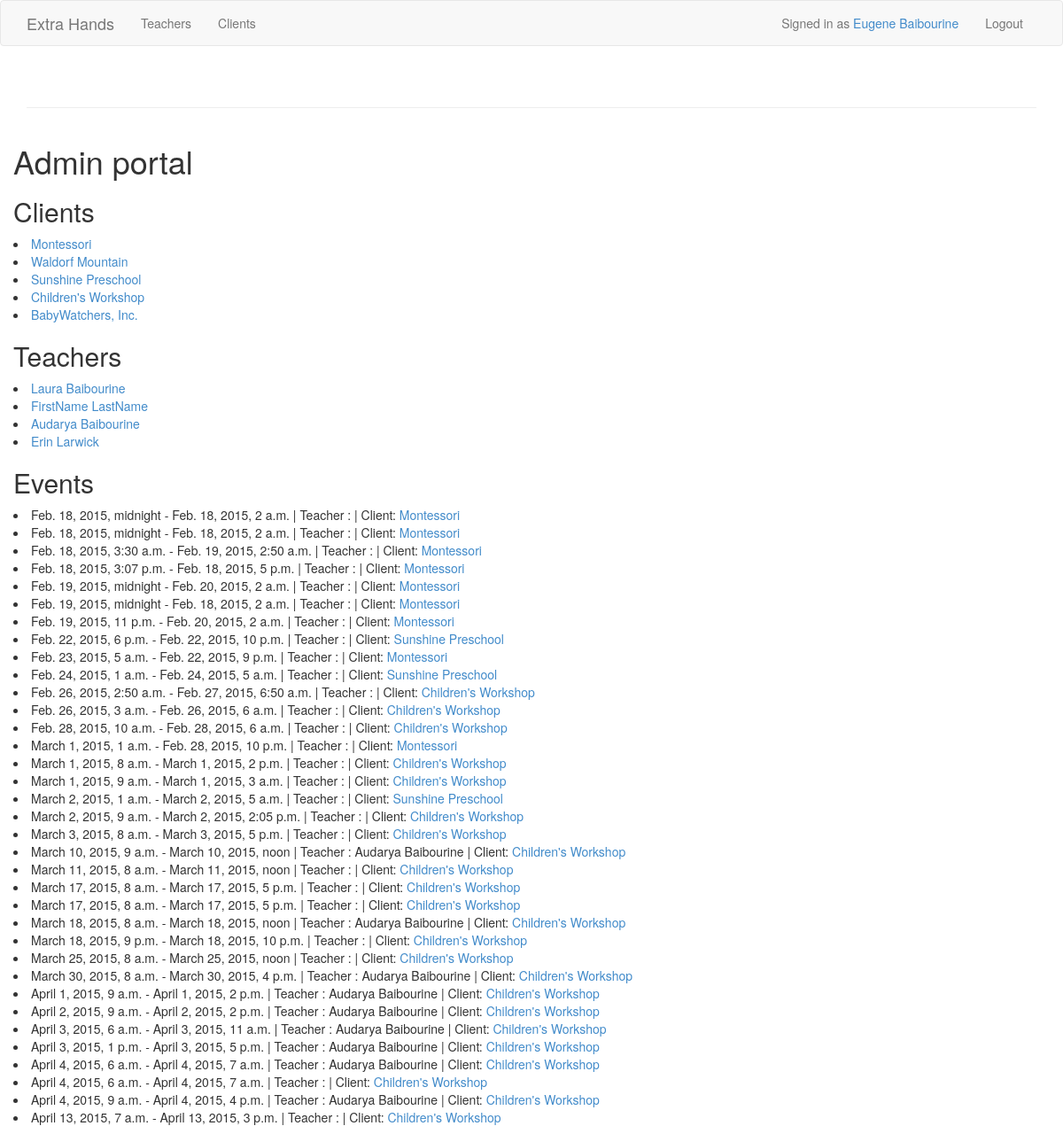
/myaccount/ (signed in), run on the app's committed database.
### extra_hands_app/models.py (models this page shows, shortened)
class Client(models.Model):
    user = models.OneToOneField(User)
    organization = models.CharField(max_length=128)
    street = models.CharField(max_length=30)
    city = models.CharField(max_length=30)
    state = models.CharField(max_length=2)
    phone_number = models.CharField(max_length=15)
    description = models.CharField(max_length=600)
    client_slug = models.SlugField(unique=True)
    campus = models.IntegerField(default=1)

class Teacher(models.Model):
    user = models.OneToOneField(User)
    street = models.CharField(max_length=30)
    city = models.CharField(max_length=30)
    state = models.CharField(max_length=2)
    phone_number = models.CharField(max_length=15)
    ect_qualified = models.BooleanField(default=False)
    cpr_first_aid = models.BooleanField(default=False)
    universal_precautions = models.BooleanField(default=False)
    qualifications = models.CharField(max_length =300)
    degree = models.CharField(max_length=30)
    major = models.CharField(max_length=100)
    is_available = models.BooleanField(default=False)
    on_call = models.BooleanField(default=False)
    slug = models.SlugField(unique=True)
    clicks = models.IntegerField(default=0)
    regular_rate = models.DecimalField(max_digits=6, decimal_places=2, default = 11.00)
    extra_rate = models.DecimalField(max_digits=6, decimal_places=2, default = 13.00)
    time_between_events = models.DecimalField(max_digits = 6, decimal_places = 2, default = 1)

class Event(models.Model):
    start_time = models.DateTimeField()
    end_time = models.DateTimeField()
    teacher = models.ForeignKey(Teacher, blank=True, null=True, default=None)
    client = models.ForeignKey(Client)
    is_open = models.BooleanField(default=False)
    in_progress = models.BooleanField(default=False)
    comments = models.CharField(max_length=500, blank=True, default ='')
    is_on_call = models.BooleanField(default=False)
    event_class = models.CharField(max_length=100, default='event-info')

### extra_hands_app/views.py (the view, shortened to what this page needs)
# urls.py: url(r'myaccount/$', views.my_account, name='myaccount'),
@login_required()
def my_account(request):
    user = request.user
    context_dict={'user':user}
    is_teacher = False
    is_client = False
    is_superuser = False
    if user.is_superuser:
        is_superuser = True
        context_dict['teachers'] = Teacher.objects.all()
        context_dict['clients'] = Client.objects.all()
        context_dict['events'] = Event.objects.all().order_by('start_time')
    context_dict['is_teacher'] = is_teacher
    context_dict['is_superuser'] = is_superuser
    context_dict['is_client'] = is_client
    context_dict['message'] = "You have successfully logged in."
    return render(request, "myaccount.html", context_dict)

### templates/myaccount.html (shortened to what this page needs)
{% extends 'base.html' %}
{% block content %}
{% if is_superuser %}
    {% include 'manage.html' %}
{% endif %}
{% endblock %}

### templates/base.html (shortened to what this page needs)
<!DOCTYPE html>
{% load staticfiles %}
<html>
<head lang="en">
    <link href="{% static 'css/bootstrap.min.css' %}" rel="stylesheet">
    <link href="{% static 'css/custom.css' %}" rel="stylesheet">
</head>
<body>
    <nav class="navbar navbar-default">
        <div class="container">
            <div class="navbar-header">
              <a class="navbar-brand" href="/">Extra Hands</a>
            </div>
            <div class="collapse navbar-collapse" id="bs-example-navbar-collapse-1">
              <ul class="nav navbar-nav">
                <li><a href="{% url 'get_all_teachers' %}">Teachers</a></li>
                <li><a href="{% url 'get_all_clients' %}">Clients</a></li>
              </ul>
              <ul class="nav navbar-nav navbar-right">
                  {% if user.is_authenticated %}
                      <p class="navbar-text">Signed in as <a href="{% url 'myaccount' %}">{{ user.get_full_name }}</a></p>
                <li><a href="{% url 'logout' %}">Logout</a></li>
                  {% endif %}
              </ul>
            </div>
        </div>
    </nav>
    <div class="container">
        <div class="row">
            <div class="col-md-12">
                <div class="page-header">
                </div>
            </div>
        </div>
    </div>
    <div class="container">
        <div class="row">
            {% block content %}{% endblock %}
        </div>
    </div>
</body>
</html>

### templates/manage.html
<h1>Admin portal</h1>
<h2>Clients</h2>
{% for client in clients %}
    <li><a href="{% url 'get_client' client.client_slug%}">{{ client.organization }}</a></li>
{% endfor %}
<h2>Teachers</h2>
{% for teacher in teachers %}
    <li><a href="{% url 'get_teacher' teacher.slug%}">{{ teacher.user.get_full_name }}</a></li>
{% endfor %}
<h2>Events</h2>
{% for event in events %}
    <li>{{ event.start_time }} - {{ event.end_time }} | Teacher : {{ event.teacher.user.get_full_name }} | Client: <a href="{% url 'get_client' event.client.client_slug%}">{{ event.client.organization }}</a></li>
{% endfor %}

### data on the page
Client: organization "Montessori"
Client: organization "Waldorf Mountain"
Client: organization "Sunshine Preschool"
Client: organization "Children's Workshop"
Client: organization "BabyWatchers, Inc."
Teacher: user.get_full_name "Laura Baibourine"
Teacher: user.get_full_name "FirstName LastName"
Teacher: user.get_full_name "Audarya Baibourine"
Teacher: user.get_full_name "Erin Larwick"
Event: start_time "Feb. 18, 2015, midnight", end_time "Feb. 18, 2015, 2 a.m.", client.organization "Montessori"
Event: start_time "Feb. 18, 2015, midnight", end_time "Feb. 18, 2015, 2 a.m.", client.organization "Montessori"
Event: start_time "Feb. 18, 2015, 3:30 a.m.", end_time "Feb. 19, 2015, 2:50 a.m.", client.organization "Montessori"
Event: start_time "Feb. 18, 2015, 3:07 p.m.", end_time "Feb. 18, 2015, 5 p.m.", client.organization "Montessori"
Event: start_time "Feb. 19, 2015, midnight", end_time "Feb. 20, 2015, 2 a.m.", client.organization "Montessori"
Event: start_time "Feb. 19, 2015, midnight", end_time "Feb. 18, 2015, 2 a.m.", client.organization "Montessori"
Event: start_time "Feb. 19, 2015, 11 p.m.", end_time "Feb. 20, 2015, 2 a.m.", client.organization "Montessori"
Event: start_time "Feb. 22, 2015, 6 p.m.", end_time "Feb. 22, 2015, 10 p.m.", client.organization "Sunshine Preschool"
Event: start_time "Feb. 23, 2015, 5 a.m.", end_time "Feb. 22, 2015, 9 p.m.", client.organization "Montessori"
Event: start_time "Feb. 24, 2015, 1 a.m.", end_time "Feb. 24, 2015, 5 a.m.", client.organization "Sunshine Preschool"
Event: start_time "Feb. 26, 2015, 2:50 a.m.", end_time "Feb. 27, 2015, 6:50 a.m.", client.organization "Children's Workshop"
Event: start_time "Feb. 26, 2015, 3 a.m.", end_time "Feb. 26, 2015, 6 a.m.", client.organization "Children's Workshop"
Event: start_time "Feb. 28, 2015, 10 a.m.", end_time "Feb. 28, 2015, 6 a.m.", client.organization "Children's Workshop"
Event: start_time "March 1, 2015, 1 a.m.", end_time "Feb. 28, 2015, 10 p.m.", client.organization "Montessori"
Event: start_time "March 1, 2015, 8 a.m.", end_time "March 1, 2015, 2 p.m.", client.organization "Children's Workshop"
Event: start_time "March 1, 2015, 9 a.m.", end_time "March 1, 2015, 3 a.m.", client.organization "Children's Workshop"
Event: start_time "March 2, 2015, 1 a.m.", end_time "March 2, 2015, 5 a.m.", client.organization "Sunshine Preschool"
Event: start_time "March 2, 2015, 9 a.m.", end_time "March 2, 2015, 2:05 p.m.", client.organization "Children's Workshop"
Event: start_time "March 3, 2015, 8 a.m.", end_time "March 3, 2015, 5 p.m.", client.organization "Children's Workshop"
Event: start_time "March 10, 2015, 9 a.m.", end_time "March 10, 2015, noon", teacher.user.get_full_name "Audarya Baibourine", client.organization "Children's Workshop"
Event: start_time "March 11, 2015, 8 a.m.", end_time "March 11, 2015, noon", client.organization "Children's Workshop"
Event: start_time "March 17, 2015, 8 a.m.", end_time "March 17, 2015, 5 p.m.", client.organization "Children's Workshop"
Event: start_time "March 17, 2015, 8 a.m.", end_time "March 17, 2015, 5 p.m.", client.organization "Children's Workshop"
Event: start_time "March 18, 2015, 8 a.m.", end_time "March 18, 2015, noon", teacher.user.get_full_name "Audarya Baibourine", client.organization "Children's Workshop"
Event: start_time "March 18, 2015, 9 p.m.", end_time "March 18, 2015, 10 p.m.", client.organization "Children's Workshop"
Event: start_time "March 25, 2015, 8 a.m.", end_time "March 25, 2015, noon", client.organization "Children's Workshop"
Event: start_time "March 30, 2015, 8 a.m.", end_time "March 30, 2015, 4 p.m.", teacher.user.get_full_name "Audarya Baibourine", client.organization "Children's Workshop"
Event: start_time "April 1, 2015, 9 a.m.", end_time "April 1, 2015, 2 p.m.", teacher.user.get_full_name "Audarya Baibourine", client.organization "Children's Workshop"
Event: start_time "April 2, 2015, 9 a.m.", end_time "April 2, 2015, 2 p.m.", teacher.user.get_full_name "Audarya Baibourine", client.organization "Children's Workshop"
Event: start_time "April 3, 2015, 6 a.m.", end_time "April 3, 2015, 11 a.m.", teacher.user.get_full_name "Audarya Baibourine", client.organization "Children's Workshop"
Event: start_time "April 3, 2015, 1 p.m.", end_time "April 3, 2015, 5 p.m.", teacher.user.get_full_name "Audarya Baibourine", client.organization "Children's Workshop"
Event: start_time "April 4, 2015, 6 a.m.", end_time "April 4, 2015, 7 a.m.", teacher.user.get_full_name "Audarya Baibourine", client.organization "Children's Workshop"
Event: start_time "April 4, 2015, 6 a.m.", end_time "April 4, 2015, 7 a.m.", client.organization "Children's Workshop"
Event: start_time "April 4, 2015, 9 a.m.", end_time "April 4, 2015, 4 p.m.", teacher.user.get_full_name "Audarya Baibourine", client.organization "Children's Workshop"
Event: start_time "April 13, 2015, 7 a.m.", end_time "April 13, 2015, 3 p.m.", client.organization "Children's Workshop"

### other printed values
{{ user.get_full_name }} "Eugene Baibourine"
